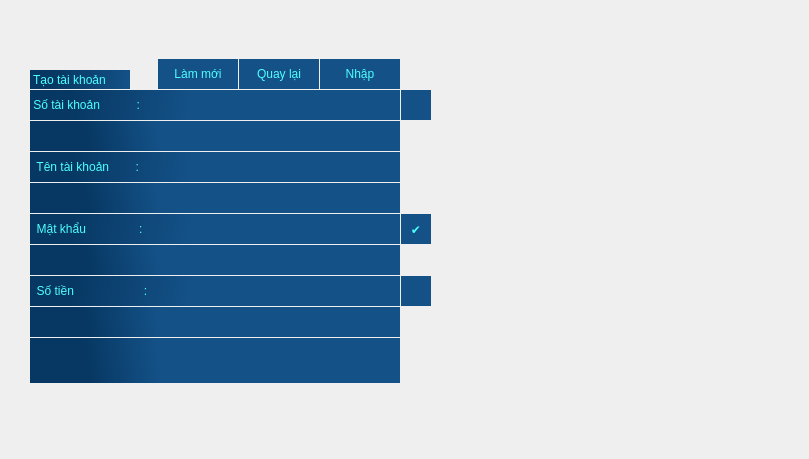
    <widget class="QWidget" name="add_account_screen">
     <widget class="QLabel" name="credit_4">
      <property name="geometry">
       <rect>
        <x>20</x>
        <y>0</y>
        <width>500</width>
        <height>90</height>
       </rect>
      </property>
      <property name="styleSheet">
       <string notr="true"/>
      </property>
      <property name="text">
       <string/>
      </property>
      <property name="pixmap">
       <pixmap>UI/credit.png</pixmap>
      </property>
     </widget>
     <widget class="QLabel" name="screen_4">
      <property name="geometry">
       <rect>
        <x>0</x>
        <y>0</y>
        <width>800</width>
        <height>450</height>
       </rect>
      </property>
      <property name="autoFillBackground">
       <bool>true</bool>
      </property>
      <property name="text">
       <string/>
      </property>
      <property name="pixmap">
       <pixmap>UI/screen.png</pixmap>
      </property>
     </widget>
     <widget class="QLineEdit" name="add_account_number_line">
      <property name="geometry">
       <rect>
        <x>190</x>
        <y>90</y>
        <width>210</width>
        <height>30</height>
       </rect>
      </property>
      <property name="styleSheet">
       <string notr="true">font: 14pt &quot;Microsoft YaHei&quot;;
color: rgb(76, 255, 255);
background-color: qlineargradient(spread:pad, x1:0, y1:0.528682, x2:0.347318, y2:0.523, stop:0.4375 rgba(20, 81, 135, 255), stop:1 rgba(20, 81, 135, 255));
border:rgb(15, 110, 199);</string>
      </property>
     </widget>
     <widget class="QLabel" name="add_account_number">
      <property name="geometry">
       <rect>
        <x>30</x>
        <y>90</y>
        <width>160</width>
        <height>30</height>
       </rect>
      </property>
      <property name="styleSheet">
       <string notr="true">font: 25 16pt &quot;Corbel Light&quot;;
color: rgb(76, 255, 255);
alternate-background-color: rgb(4, 168, 217);
selection-color: rgb(10, 69, 127);
background-color: qlineargradient(spread:pad, x1:0.25, y1:0.528682, x2:1, y2:0.551, stop:0 rgba(7, 56, 99, 255), stop:1 rgba(20, 81, 135, 255));
border:rgb(15, 110, 199);</string>
      </property>
      <property name="text">
       <string> Số tài khoản           :</string>
      </property>
     </widget>
     <widget class="QLabel" name="add_account_label">
      <property name="geometry">
       <rect>
        <x>30</x>
        <y>70</y>
        <width>100</width>
        <height>19</height>
       </rect>
      </property>
      <property name="styleSheet">
       <string notr="true">font: 75 11pt &quot;MS Shell Dlg 2&quot;;
color: rgb(76, 255, 255);
alternate-background-color: rgb(4, 168, 217);
selection-color: rgb(10, 69, 127);
background-color: qlineargradient(spread:pad, x1:0.25, y1:0.528682, x2:1, y2:0.551, stop:0 rgba(7, 56, 99, 255), stop:1 rgba(20, 81, 135, 255));
border:rgb(15, 110, 199);</string>
      </property>
      <property name="text">
       <string> Tạo tài khoản</string>
      </property>
     </widget>
     <widget class="QLabel" name="add_account_username">
      <property name="geometry">
       <rect>
        <x>30</x>
        <y>152</y>
        <width>160</width>
        <height>30</height>
       </rect>
      </property>
      <property name="styleSheet">
       <string notr="true">font: 25 16pt &quot;Corbel Light&quot;;
color: rgb(76, 255, 255);
alternate-background-color: rgb(4, 168, 217);
selection-color: rgb(10, 69, 127);
background-color: qlineargradient(spread:pad, x1:0.25, y1:0.528682, x2:1, y2:0.551, stop:0 rgba(7, 56, 99, 255), stop:1 rgba(20, 81, 135, 255));
border:rgb(15, 110, 199);</string>
      </property>
      <property name="text">
       <string>  Tên tài khoản        :</string>
      </property>
     </widget>
     <widget class="QLineEdit" name="add_account_username_line">
      <property name="geometry">
       <rect>
        <x>190</x>
        <y>152</y>
        <width>210</width>
        <height>30</height>
       </rect>
      </property>
      <property name="styleSheet">
       <string notr="true">font: 14pt &quot;Microsoft YaHei&quot;;
color: rgb(76, 255, 255);
background-color: qlineargradient(spread:pad, x1:0, y1:0.528682, x2:0.347318, y2:0.523, stop:0.4375 rgba(20, 81, 135, 255), stop:1 rgba(20, 81, 135, 255));
border:rgb(15, 110, 199);</string>
      </property>
     </widget>
     <widget class="QLabel" name="add_account_account_number_report">
      <property name="geometry">
       <rect>
        <x>30</x>
        <y>121</y>
        <width>370</width>
        <height>30</height>
       </rect>
      </property>
      <property name="styleSheet">
       <string notr="true">font: 12pt &quot;MS Reference Sans Serif&quot;;
color: rgb(255, 105, 75);
alternate-background-color: rgb(4, 168, 217);
selection-color: rgb(10, 69, 127);
background-color: qlineargradient(spread:pad, x1:0.006, y1:0.528682, x2:0.347318, y2:0.523, stop:0.4375 rgba(7, 56, 99, 255), stop:1 rgba(20, 81, 135, 255));
border:rgb(15, 110, 199);</string>
      </property>
      <property name="text">
       <string/>
      </property>
     </widget>
     <widget class="QLabel" name="add_account_username_report">
      <property name="geometry">
       <rect>
        <x>30</x>
        <y>183</y>
        <width>370</width>
        <height>30</height>
       </rect>
      </property>
      <property name="styleSheet">
       <string notr="true">font: 12pt &quot;MS Reference Sans Serif&quot;;
color: rgb(255, 105, 75);
alternate-background-color: rgb(4, 168, 217);
selection-color: rgb(10, 69, 127);
background-color: qlineargradient(spread:pad, x1:0.006, y1:0.528682, x2:0.347318, y2:0.523, stop:0.4375 rgba(7, 56, 99, 255), stop:1 rgba(20, 81, 135, 255));
border:rgb(15, 110, 199);</string>
      </property>
      <property name="text">
       <string/>
      </property>
     </widget>
     <widget class="QLabel" name="add_account_password_report">
      <property name="geometry">
       <rect>
        <x>30</x>
        <y>245</y>
        <width>370</width>
        <height>30</height>
       </rect>
      </property>
      <property name="styleSheet">
       <string notr="true">font: 12pt &quot;MS Reference Sans Serif&quot;;
color: rgb(255, 105, 75);
alternate-background-color: rgb(4, 168, 217);
selection-color: rgb(10, 69, 127);
background-color: qlineargradient(spread:pad, x1:0.006, y1:0.528682, x2:0.347318, y2:0.523, stop:0.4375 rgba(7, 56, 99, 255), stop:1 rgba(20, 81, 135, 255));
border:rgb(15, 110, 199);</string>
      </property>
      <property name="text">
       <string/>
      </property>
     </widget>
     <widget class="QLabel" name="add_account_password">
      <property name="geometry">
       <rect>
        <x>30</x>
        <y>214</y>
        <width>160</width>
        <height>30</height>
       </rect>
      </property>
      <property name="styleSheet">
       <string notr="true">font: 25 16pt &quot;Corbel Light&quot;;
color: rgb(76, 255, 255);
alternate-background-color: rgb(4, 168, 217);
selection-color: rgb(10, 69, 127);
background-color: qlineargradient(spread:pad, x1:0.25, y1:0.528682, x2:1, y2:0.551, stop:0 rgba(7, 56, 99, 255), stop:1 rgba(20, 81, 135, 255));
border:rgb(15, 110, 199);</string>
      </property>
      <property name="text">
       <string>  Mật khẩu                :</string>
      </property>
     </widget>
     <widget class="QLineEdit" name="add_account_password_line">
      <property name="geometry">
       <rect>
        <x>190</x>
        <y>214</y>
        <width>210</width>
        <height>30</height>
       </rect>
      </property>
      <property name="styleSheet">
       <string notr="true">font: 14pt &quot;Microsoft YaHei&quot;;
color: rgb(76, 255, 255);
background-color: qlineargradient(spread:pad, x1:0, y1:0.528682, x2:0.347318, y2:0.523, stop:0.4375 rgba(20, 81, 135, 255), stop:1 rgba(20, 81, 135, 255));
border:rgb(15, 110, 199);</string>
      </property>
     </widget>
     <widget class="QPushButton" name="add_account_confirm">
      <property name="geometry">
       <rect>
        <x>320</x>
        <y>59</y>
        <width>80</width>
        <height>30</height>
       </rect>
      </property>
      <property name="styleSheet">
       <string notr="true">font: 25 16pt &quot;Corbel Light&quot;;
color: rgb(76, 255, 255);
background-color: qlineargradient(spread:pad, x1:0, y1:0.528682, x2:0.347318, y2:0.523, stop:0.4375 rgba(20, 81, 135, 255), stop:1 rgba(20, 81, 135, 255));
border:rgb(15, 110, 199);</string>
      </property>
      <property name="text">
       <string>Nhập</string>
      </property>
     </widget>
     <widget class="QPushButton" name="add_account_return">
      <property name="geometry">
       <rect>
        <x>239</x>
        <y>59</y>
        <width>80</width>
        <height>30</height>
       </rect>
      </property>
      <property name="styleSheet">
       <string notr="true">font: 25 16pt &quot;Corbel Light&quot;;
color: rgb(76, 255, 255);
background-color: qlineargradient(spread:pad, x1:0, y1:0.528682, x2:0.347318, y2:0.523, stop:0.4375 rgba(20, 81, 135, 255), stop:1 rgba(20, 81, 135, 255));
border:rgb(15, 110, 199);</string>
      </property>
      <property name="text">
       <string>Quay lại</string>
      </property>
     </widget>
     <widget class="QLabel" name="add_account_final_report">
      <property name="geometry">
       <rect>
        <x>30</x>
        <y>338</y>
        <width>370</width>
        <height>45</height>
       </rect>
      </property>
      <property name="styleSheet">
       <string notr="true">font: 17pt &quot;MS Reference Sans Serif&quot;;
color: rgb(76, 255, 255);
alternate-background-color: rgb(4, 168, 217);
selection-color: rgb(10, 69, 127);
background-color: qlineargradient(spread:pad, x1:0.006, y1:0.528682, x2:0.347318, y2:0.523, stop:0.4375 rgba(7, 56, 99, 255), stop:1 rgba(20, 81, 135, 255));
border:rgb(15, 110, 199);</string>
      </property>
      <property name="text">
       <string/>
      </property>
     </widget>
     <widget class="QPushButton" name="add_account_continue">
      <property name="enabled">
       <bool>true</bool>
      </property>
      <property name="geometry">
       <rect>
        <x>158</x>
        <y>59</y>
        <width>80</width>
        <height>30</height>
       </rect>
      </property>
      <property name="styleSheet">
       <string notr="true">font: 25 16pt &quot;Corbel Light&quot;;
color: rgb(76, 255, 255);
background-color: qlineargradient(spread:pad, x1:0, y1:0.528682, x2:0.347318, y2:0.523, stop:0.4375 rgba(20, 81, 135, 255), stop:1 rgba(20, 81, 135, 255));
border:rgb(15, 110, 199);</string>
      </property>
      <property name="text">
       <string>Làm mới</string>
      </property>
     </widget>
     <widget class="QLabel" name="add_account_balance_report">
      <property name="geometry">
       <rect>
        <x>30</x>
        <y>307</y>
        <width>370</width>
        <height>30</height>
       </rect>
      </property>
      <property name="styleSheet">
       <string notr="true">font: 12pt &quot;MS Reference Sans Serif&quot;;
color: rgb(255, 105, 75);
alternate-background-color: rgb(4, 168, 217);
selection-color: rgb(10, 69, 127);
background-color: qlineargradient(spread:pad, x1:0.006, y1:0.528682, x2:0.347318, y2:0.523, stop:0.4375 rgba(7, 56, 99, 255), stop:1 rgba(20, 81, 135, 255));
border:rgb(15, 110, 199);</string>
      </property>
      <property name="text">
       <string/>
      </property>
     </widget>
     <widget class="QLabel" name="add_account_password_2">
      <property name="geometry">
       <rect>
        <x>30</x>
        <y>276</y>
        <width>160</width>
        <height>30</height>
       </rect>
      </property>
      <property name="styleSheet">
       <string notr="true">font: 25 16pt &quot;Corbel Light&quot;;
color: rgb(76, 255, 255);
alternate-background-color: rgb(4, 168, 217);
selection-color: rgb(10, 69, 127);
background-color: qlineargradient(spread:pad, x1:0.25, y1:0.528682, x2:1, y2:0.551, stop:0 rgba(7, 56, 99, 255), stop:1 rgba(20, 81, 135, 255));
border:rgb(15, 110, 199);</string>
      </property>
      <property name="text">
       <string>  Số tiền                     :</string>
      </property>
     </widget>
     <widget class="QLineEdit" name="add_account_balance_line">
      <property name="geometry">
       <rect>
        <x>190</x>
        <y>276</y>
        <width>210</width>
        <height>30</height>
       </rect>
      </property>
      <property name="styleSheet">
       <string notr="true">font: 14pt &quot;Microsoft YaHei&quot;;
color: rgb(76, 255, 255);
background-color: qlineargradient(spread:pad, x1:0, y1:0.528682, x2:0.347318, y2:0.523, stop:0.4375 rgba(20, 81, 135, 255), stop:1 rgba(20, 81, 135, 255));
border:rgb(15, 110, 199);</string>
      </property>
     </widget>
     <widget class="QPushButton" name="add_account_password_censor">
      <property name="geometry">
       <rect>
        <x>401</x>
        <y>214</y>
        <width>30</width>
        <height>30</height>
       </rect>
      </property>
      <property name="styleSheet">
       <string notr="true">font: 75 17pt &quot;Microsoft Tai Le&quot;;
color: rgb(76, 255, 255);
background-color: qlineargradient(spread:pad, x1:0, y1:0.528682, x2:0.347318, y2:0.523, stop:0.4375 rgba(20, 81, 135, 255), stop:1 rgba(20, 81, 135, 255));
border:rgb(15, 110, 199);</string>
      </property>
      <property name="text">
       <string>✔</string>
      </property>
     </widget>
     <widget class="QLabel" name="add_account_account_number_report_2">
      <property name="geometry">
       <rect>
        <x>401</x>
        <y>90</y>
        <width>30</width>
        <height>30</height>
       </rect>
      </property>
      <property name="styleSheet">
       <string notr="true">font: 14pt &quot;Microsoft YaHei&quot;;
color: rgb(76, 255, 255);
background-color: qlineargradient(spread:pad, x1:0, y1:0.528682, x2:0.347318, y2:0.523, stop:0.4375 rgba(20, 81, 135, 255), stop:1 rgba(20, 81, 135, 255));
border:rgb(15, 110, 199);</string>
      </property>
      <property name="text">
       <string/>
      </property>
     </widget>
     <widget class="QLabel" name="add_account_balance_report_2">
      <property name="geometry">
       <rect>
        <x>401</x>
        <y>276</y>
        <width>30</width>
        <height>30</height>
       </rect>
      </property>
      <property name="styleSheet">
       <string notr="true">font: 14pt &quot;Microsoft YaHei&quot;;
color: rgb(76, 255, 255);
background-color: qlineargradient(spread:pad, x1:0, y1:0.528682, x2:0.347318, y2:0.523, stop:0.4375 rgba(20, 81, 135, 255), stop:1 rgba(20, 81, 135, 255));
border:rgb(15, 110, 199);</string>
      </property>
      <property name="text">
       <string/>
      </property>
     </widget>
     <zorder>screen_4</zorder>
     <zorder>credit_4</zorder>
     <zorder>add_account_number_line</zorder>
     <zorder>add_account_number</zorder>
     <zorder>add_account_label</zorder>
     <zorder>add_account_username</zorder>
     <zorder>add_account_username_line</zorder>
     <zorder>add_account_account_number_report</zorder>
     <zorder>add_account_username_report</zorder>
     <zorder>add_account_password_report</zorder>
     <zorder>add_account_password</zorder>
     <zorder>add_account_password_line</zorder>
     <zorder>add_account_confirm</zorder>
     <zorder>add_account_return</zorder>
     <zorder>add_account_final_report</zorder>
     <zorder>add_account_continue</zorder>
     <zorder>add_account_balance_report</zorder>
     <zorder>add_account_password_2</zorder>
     <zorder>add_account_balance_line</zorder>
     <zorder>add_account_password_censor</zorder>
     <zorder>add_account_account_number_report_2</zorder>
     <zorder>add_account_balance_report_2</zorder>
    </widget>
